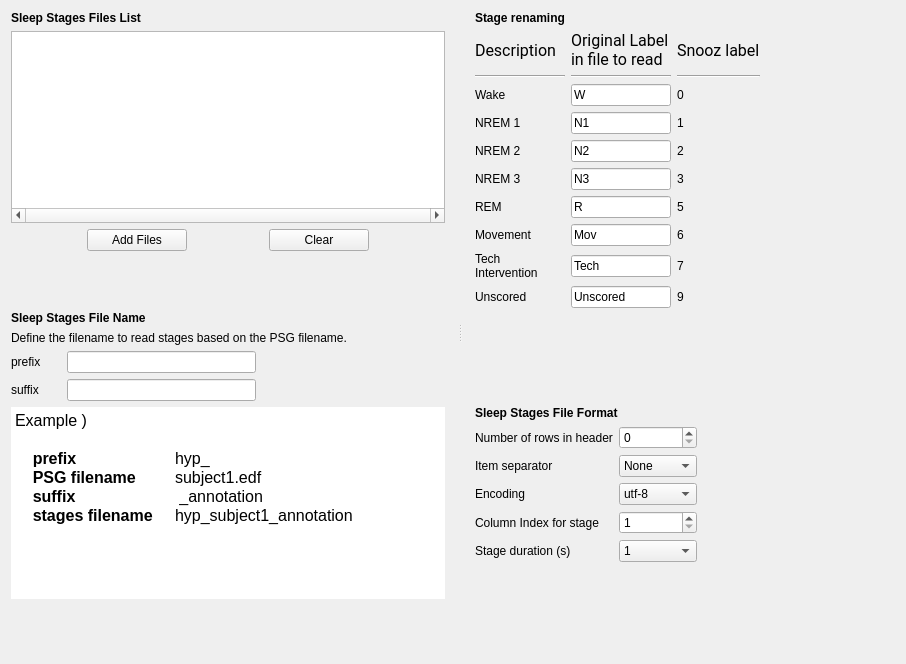
<?xml version="1.0" encoding="UTF-8"?>
<ui version="4.0">
 <class>SleepStagesImporterSettingsView</class>
 <widget class="QWidget" name="SleepStagesImporterSettingsView">
  <property name="geometry">
   <rect>
    <x>0</x>
    <y>0</y>
    <width>906</width>
    <height>664</height>
   </rect>
  </property>
  <property name="windowTitle">
   <string>Form</string>
  </property>
  <property name="styleSheet">
   <string notr="true">font: 12pt &quot;Roboto&quot;;</string>
  </property>
  <layout class="QHBoxLayout" name="horizontalLayout_2">
   <item>
    <widget class="QSplitter" name="splitter">
     <property name="orientation">
      <enum>Qt::Horizontal</enum>
     </property>
     <property name="handleWidth">
      <number>30</number>
     </property>
     <widget class="QWidget" name="layoutWidget">
      <layout class="QVBoxLayout" name="verticalLayout_5">
       <item>
        <layout class="QVBoxLayout" name="verticalLayout_3">
         <item>
          <widget class="QLabel" name="label_5">
           <property name="text">
            <string>&lt;html&gt;&lt;head/&gt;&lt;body&gt;&lt;p&gt;&lt;span style=&quot; font-weight:600;&quot;&gt;Sleep Stages Files List&lt;/span&gt;&lt;/p&gt;&lt;/body&gt;&lt;/html&gt;</string>
           </property>
          </widget>
         </item>
         <item>
          <widget class="QTableWidget" name="tableWidget_files">
           <property name="horizontalScrollBarPolicy">
            <enum>Qt::ScrollBarAlwaysOn</enum>
           </property>
           <property name="editTriggers">
            <set>QAbstractItemView::NoEditTriggers</set>
           </property>
          </widget>
         </item>
         <item>
          <layout class="QHBoxLayout" name="horizontalLayout">
           <item>
            <widget class="QPushButton" name="pushButton_choose">
             <property name="maximumSize">
              <size>
               <width>100</width>
               <height>16777215</height>
              </size>
             </property>
             <property name="text">
              <string>Add Files</string>
             </property>
            </widget>
           </item>
           <item>
            <widget class="QPushButton" name="pushButton_clear">
             <property name="maximumSize">
              <size>
               <width>100</width>
               <height>16777215</height>
              </size>
             </property>
             <property name="text">
              <string>Clear</string>
             </property>
            </widget>
           </item>
          </layout>
         </item>
        </layout>
       </item>
       <item>
        <spacer name="verticalSpacer_5">
         <property name="orientation">
          <enum>Qt::Vertical</enum>
         </property>
         <property name="sizeType">
          <enum>QSizePolicy::MinimumExpanding</enum>
         </property>
         <property name="sizeHint" stdset="0">
          <size>
           <width>250</width>
           <height>13</height>
          </size>
         </property>
        </spacer>
       </item>
       <item>
        <layout class="QVBoxLayout" name="verticalLayout">
         <item>
          <widget class="QLabel" name="label_16">
           <property name="text">
            <string>&lt;html&gt;&lt;head/&gt;&lt;body&gt;&lt;p&gt;&lt;span style=&quot; font-weight:600;&quot;&gt;Sleep Stages File Name&lt;/span&gt;&lt;/p&gt;&lt;/body&gt;&lt;/html&gt;</string>
           </property>
          </widget>
         </item>
         <item>
          <widget class="QLabel" name="label_17">
           <property name="text">
            <string>Define the filename to read stages based on the PSG filename.</string>
           </property>
          </widget>
         </item>
         <item>
          <layout class="QGridLayout" name="gridLayout_3">
           <item row="1" column="1">
            <widget class="QLineEdit" name="lineEdit_suffix">
             <property name="toolTip">
              <string>Optionally, define the suffix to append to the PSG filename to identify the stages filename.</string>
             </property>
            </widget>
           </item>
           <item row="0" column="0">
            <widget class="QLabel" name="label_18">
             <property name="minimumSize">
              <size>
               <width>50</width>
               <height>0</height>
              </size>
             </property>
             <property name="text">
              <string>prefix</string>
             </property>
            </widget>
           </item>
           <item row="0" column="1">
            <widget class="QLineEdit" name="lineEdit_prefix">
             <property name="toolTip">
              <string>Optionally, define the prefix to insert before the PSG filename to identify the stages filename.</string>
             </property>
            </widget>
           </item>
           <item row="1" column="0">
            <widget class="QLabel" name="label_19">
             <property name="text">
              <string>suffix</string>
             </property>
            </widget>
           </item>
           <item row="0" column="2">
            <spacer name="horizontalSpacer_3">
             <property name="orientation">
              <enum>Qt::Horizontal</enum>
             </property>
             <property name="sizeHint" stdset="0">
              <size>
               <width>40</width>
               <height>20</height>
              </size>
             </property>
            </spacer>
           </item>
          </layout>
         </item>
         <item>
          <widget class="QTextEdit" name="textEdit">
           <property name="frameShape">
            <enum>QFrame::NoFrame</enum>
           </property>
           <property name="readOnly">
            <bool>true</bool>
           </property>
           <property name="html">
            <string>&lt;!DOCTYPE HTML PUBLIC &quot;-//W3C//DTD HTML 4.0//EN&quot; &quot;http://www.w3.org/TR/REC-html40/strict.dtd&quot;&gt;
&lt;html&gt;&lt;head&gt;&lt;meta name=&quot;qrichtext&quot; content=&quot;1&quot; /&gt;&lt;style type=&quot;text/css&quot;&gt;
p, li { white-space: pre-wrap; }
&lt;/style&gt;&lt;/head&gt;&lt;body style=&quot; font-family:'Roboto'; font-size:12pt; font-weight:400; font-style:normal;&quot;&gt;
&lt;p style=&quot; margin-top:0px; margin-bottom:0px; margin-left:0px; margin-right:0px; -qt-block-indent:0; text-indent:0px;&quot;&gt;Example )&lt;/p&gt;
&lt;p style=&quot;-qt-paragraph-type:empty; margin-top:0px; margin-bottom:0px; margin-left:0px; margin-right:0px; -qt-block-indent:0; text-indent:0px;&quot;&gt;&lt;br /&gt;&lt;/p&gt;
&lt;p style=&quot; margin-top:0px; margin-bottom:0px; margin-left:0px; margin-right:0px; -qt-block-indent:0; text-indent:0px;&quot;&gt;    &lt;span style=&quot; font-weight:600;&quot;&gt;prefix		&lt;/span&gt;hyp_&lt;/p&gt;
&lt;p style=&quot; margin-top:0px; margin-bottom:0px; margin-left:0px; margin-right:0px; -qt-block-indent:0; text-indent:0px;&quot;&gt;    &lt;span style=&quot; font-weight:600;&quot;&gt;PSG filename	&lt;/span&gt;subject1.edf&lt;/p&gt;
&lt;p style=&quot; margin-top:0px; margin-bottom:0px; margin-left:0px; margin-right:0px; -qt-block-indent:0; text-indent:0px;&quot;&gt;    &lt;span style=&quot; font-weight:600;&quot;&gt;suffix		&lt;/span&gt; _annotation&lt;/p&gt;
&lt;p style=&quot; margin-top:0px; margin-bottom:0px; margin-left:0px; margin-right:0px; -qt-block-indent:0; text-indent:0px;&quot;&gt;    &lt;span style=&quot; font-weight:600;&quot;&gt;stages filename	&lt;/span&gt;hyp_subject1_annotation&lt;/p&gt;
&lt;p style=&quot;-qt-paragraph-type:empty; margin-top:0px; margin-bottom:0px; margin-left:0px; margin-right:0px; -qt-block-indent:0; text-indent:0px;&quot;&gt;&lt;br /&gt;&lt;/p&gt;&lt;/body&gt;&lt;/html&gt;</string>
           </property>
          </widget>
         </item>
        </layout>
       </item>
       <item>
        <spacer name="verticalSpacer">
         <property name="orientation">
          <enum>Qt::Vertical</enum>
         </property>
         <property name="sizeType">
          <enum>QSizePolicy::MinimumExpanding</enum>
         </property>
         <property name="sizeHint" stdset="0">
          <size>
           <width>20</width>
           <height>40</height>
          </size>
         </property>
        </spacer>
       </item>
      </layout>
     </widget>
     <widget class="QWidget" name="layoutWidget">
      <layout class="QVBoxLayout" name="verticalLayout_6">
       <item>
        <layout class="QVBoxLayout" name="verticalLayout_4">
         <item>
          <layout class="QVBoxLayout" name="verticalLayout_2">
           <item>
            <widget class="QLabel" name="label_4">
             <property name="text">
              <string>&lt;html&gt;&lt;head/&gt;&lt;body&gt;&lt;p&gt;&lt;span style=&quot; font-weight:600;&quot;&gt;Stage renaming&lt;/span&gt;&lt;/p&gt;&lt;/body&gt;&lt;/html&gt;</string>
             </property>
            </widget>
           </item>
           <item>
            <layout class="QGridLayout" name="gridLayout_2">
             <item row="5" column="1">
              <widget class="QLineEdit" name="lineEdit_ori_3">
               <property name="maximumSize">
                <size>
                 <width>100</width>
                 <height>16777215</height>
                </size>
               </property>
               <property name="text">
                <string>N3</string>
               </property>
              </widget>
             </item>
             <item row="7" column="3">
              <widget class="QLabel" name="label_10">
               <property name="text">
                <string>6</string>
               </property>
              </widget>
             </item>
             <item row="5" column="0">
              <widget class="QLabel" name="label_37">
               <property name="text">
                <string>NREM 3</string>
               </property>
              </widget>
             </item>
             <item row="6" column="1">
              <widget class="QLineEdit" name="lineEdit_ori_5">
               <property name="maximumSize">
                <size>
                 <width>100</width>
                 <height>16777215</height>
                </size>
               </property>
               <property name="text">
                <string>R</string>
               </property>
              </widget>
             </item>
             <item row="2" column="3">
              <widget class="QLabel" name="label_0">
               <property name="maximumSize">
                <size>
                 <width>80</width>
                 <height>16777215</height>
                </size>
               </property>
               <property name="text">
                <string>0</string>
               </property>
              </widget>
             </item>
             <item row="3" column="4">
              <spacer name="horizontalSpacer">
               <property name="orientation">
                <enum>Qt::Horizontal</enum>
               </property>
               <property name="sizeHint" stdset="0">
                <size>
                 <width>40</width>
                 <height>20</height>
                </size>
               </property>
              </spacer>
             </item>
             <item row="9" column="0">
              <widget class="QLabel" name="label_42">
               <property name="text">
                <string>Unscored</string>
               </property>
              </widget>
             </item>
             <item row="8" column="3">
              <widget class="QLabel" name="label_11">
               <property name="text">
                <string>7</string>
               </property>
              </widget>
             </item>
             <item row="4" column="3">
              <widget class="QLabel" name="label_6">
               <property name="text">
                <string>2</string>
               </property>
              </widget>
             </item>
             <item row="2" column="0">
              <widget class="QLabel" name="label_34">
               <property name="text">
                <string>Wake</string>
               </property>
              </widget>
             </item>
             <item row="9" column="1">
              <widget class="QLineEdit" name="lineEdit_ori_9">
               <property name="maximumSize">
                <size>
                 <width>100</width>
                 <height>16777215</height>
                </size>
               </property>
               <property name="text">
                <string>Unscored</string>
               </property>
              </widget>
             </item>
             <item row="1" column="0">
              <widget class="Line" name="line_2">
               <property name="orientation">
                <enum>Qt::Horizontal</enum>
               </property>
              </widget>
             </item>
             <item row="3" column="0">
              <widget class="QLabel" name="label_35">
               <property name="text">
                <string>NREM 1</string>
               </property>
              </widget>
             </item>
             <item row="0" column="0">
              <widget class="QLabel" name="label_9">
               <property name="font">
                <font>
                 <family>Roboto</family>
                 <pointsize>12</pointsize>
                 <weight>50</weight>
                 <italic>false</italic>
                 <bold>false</bold>
                </font>
               </property>
               <property name="text">
                <string>Description</string>
               </property>
               <property name="alignment">
                <set>Qt::AlignLeading|Qt::AlignLeft|Qt::AlignVCenter</set>
               </property>
              </widget>
             </item>
             <item row="0" column="1">
              <widget class="QLabel" name="label_43">
               <property name="maximumSize">
                <size>
                 <width>100</width>
                 <height>16777215</height>
                </size>
               </property>
               <property name="font">
                <font>
                 <family>Roboto</family>
                 <pointsize>12</pointsize>
                 <weight>50</weight>
                 <italic>false</italic>
                 <bold>false</bold>
                </font>
               </property>
               <property name="text">
                <string>Original Label
in file to read</string>
               </property>
              </widget>
             </item>
             <item row="8" column="1">
              <widget class="QLineEdit" name="lineEdit_ori_7">
               <property name="maximumSize">
                <size>
                 <width>100</width>
                 <height>16777215</height>
                </size>
               </property>
               <property name="toolTip">
                <string>Let the default label when not applicable.</string>
               </property>
               <property name="text">
                <string>Tech</string>
               </property>
              </widget>
             </item>
             <item row="7" column="1">
              <widget class="QLineEdit" name="lineEdit_ori_6">
               <property name="maximumSize">
                <size>
                 <width>100</width>
                 <height>16777215</height>
                </size>
               </property>
               <property name="toolTip">
                <string>Let the default label when not applicable.</string>
               </property>
               <property name="text">
                <string>Mov</string>
               </property>
              </widget>
             </item>
             <item row="7" column="0">
              <widget class="QLabel" name="label_40">
               <property name="text">
                <string>Movement</string>
               </property>
              </widget>
             </item>
             <item row="3" column="1">
              <widget class="QLineEdit" name="lineEdit_ori_1">
               <property name="maximumSize">
                <size>
                 <width>100</width>
                 <height>16777215</height>
                </size>
               </property>
               <property name="text">
                <string>N1</string>
               </property>
              </widget>
             </item>
             <item row="3" column="3">
              <widget class="QLabel" name="label_1">
               <property name="text">
                <string>1</string>
               </property>
              </widget>
             </item>
             <item row="5" column="3">
              <widget class="QLabel" name="label_7">
               <property name="text">
                <string>3</string>
               </property>
              </widget>
             </item>
             <item row="2" column="1">
              <widget class="QLineEdit" name="lineEdit_ori_0">
               <property name="maximumSize">
                <size>
                 <width>100</width>
                 <height>16777215</height>
                </size>
               </property>
               <property name="text">
                <string>W</string>
               </property>
              </widget>
             </item>
             <item row="4" column="1">
              <widget class="QLineEdit" name="lineEdit_ori_2">
               <property name="maximumSize">
                <size>
                 <width>100</width>
                 <height>16777215</height>
                </size>
               </property>
               <property name="text">
                <string>N2</string>
               </property>
              </widget>
             </item>
             <item row="0" column="3">
              <widget class="QLabel" name="label_46">
               <property name="font">
                <font>
                 <family>Roboto</family>
                 <pointsize>12</pointsize>
                 <weight>50</weight>
                 <italic>false</italic>
                 <bold>false</bold>
                </font>
               </property>
               <property name="text">
                <string>Snooz label</string>
               </property>
              </widget>
             </item>
             <item row="1" column="3">
              <widget class="Line" name="line_3">
               <property name="orientation">
                <enum>Qt::Horizontal</enum>
               </property>
              </widget>
             </item>
             <item row="9" column="3">
              <widget class="QLabel" name="label_12">
               <property name="text">
                <string>9</string>
               </property>
              </widget>
             </item>
             <item row="4" column="0">
              <widget class="QLabel" name="label_36">
               <property name="text">
                <string>NREM 2</string>
               </property>
              </widget>
             </item>
             <item row="8" column="0">
              <widget class="QLabel" name="label_41">
               <property name="minimumSize">
                <size>
                 <width>90</width>
                 <height>0</height>
                </size>
               </property>
               <property name="text">
                <string>Tech
Intervention</string>
               </property>
              </widget>
             </item>
             <item row="1" column="1">
              <widget class="Line" name="line">
               <property name="orientation">
                <enum>Qt::Horizontal</enum>
               </property>
              </widget>
             </item>
             <item row="6" column="3">
              <widget class="QLabel" name="label_8">
               <property name="text">
                <string>5</string>
               </property>
              </widget>
             </item>
             <item row="6" column="0">
              <widget class="QLabel" name="label_39">
               <property name="text">
                <string>REM</string>
               </property>
              </widget>
             </item>
            </layout>
           </item>
          </layout>
         </item>
        </layout>
       </item>
       <item>
        <spacer name="verticalSpacer_6">
         <property name="orientation">
          <enum>Qt::Vertical</enum>
         </property>
         <property name="sizeType">
          <enum>QSizePolicy::MinimumExpanding</enum>
         </property>
         <property name="sizeHint" stdset="0">
          <size>
           <width>250</width>
           <height>13</height>
          </size>
         </property>
        </spacer>
       </item>
       <item>
        <widget class="QLabel" name="label">
         <property name="text">
          <string>&lt;html&gt;&lt;head/&gt;&lt;body&gt;&lt;p&gt;&lt;span style=&quot; font-weight:600;&quot;&gt;Sleep Stages File Format&lt;/span&gt;&lt;/p&gt;&lt;/body&gt;&lt;/html&gt;</string>
         </property>
        </widget>
       </item>
       <item>
        <layout class="QGridLayout" name="gridLayout">
         <item row="4" column="1">
          <widget class="QComboBox" name="comboBox_stage_s">
           <property name="toolTip">
            <string>Define the duration (s) of the stage corresponding to one row in the sleep stages text file.</string>
           </property>
           <property name="currentText">
            <string>1</string>
           </property>
           <item>
            <property name="text">
             <string>1</string>
            </property>
           </item>
           <item>
            <property name="text">
             <string>2</string>
            </property>
           </item>
           <item>
            <property name="text">
             <string>3</string>
            </property>
           </item>
           <item>
            <property name="text">
             <string>5</string>
            </property>
           </item>
           <item>
            <property name="text">
             <string>6</string>
            </property>
           </item>
           <item>
            <property name="text">
             <string>10</string>
            </property>
           </item>
           <item>
            <property name="text">
             <string>15</string>
            </property>
           </item>
           <item>
            <property name="text">
             <string>30</string>
            </property>
           </item>
          </widget>
         </item>
         <item row="2" column="1">
          <widget class="QComboBox" name="comboBox_encoding">
           <property name="toolTip">
            <string>Define the sleep stage file encoding. You can open in Notepad++ to find out.</string>
           </property>
           <item>
            <property name="text">
             <string>utf-8</string>
            </property>
           </item>
           <item>
            <property name="text">
             <string>latin-1</string>
            </property>
           </item>
           <item>
            <property name="text">
             <string>utf-16</string>
            </property>
           </item>
           <item>
            <property name="text">
             <string>utf-32</string>
            </property>
           </item>
           <item>
            <property name="text">
             <string>iso-8859</string>
            </property>
           </item>
           <item>
            <property name="text">
             <string>ascii</string>
            </property>
           </item>
          </widget>
         </item>
         <item row="3" column="1">
          <widget class="QSpinBox" name="spinBox_colstage">
           <property name="toolTip">
            <string>Define the column index to extract the stage labels. 1 means the first column.</string>
           </property>
           <property name="minimum">
            <number>1</number>
           </property>
          </widget>
         </item>
         <item row="1" column="0">
          <widget class="QLabel" name="label_2">
           <property name="text">
            <string>Item separator</string>
           </property>
          </widget>
         </item>
         <item row="0" column="0">
          <widget class="QLabel" name="label_3">
           <property name="text">
            <string>Number of rows in header</string>
           </property>
          </widget>
         </item>
         <item row="1" column="1">
          <widget class="QComboBox" name="comboBox_sep">
           <property name="toolTip">
            <string>Delimiter character or pattern for the sleep stages file.
Set to None if unknown, and the engine will detect it.
Open the file in a text editor to see the separator.</string>
           </property>
           <item>
            <property name="text">
             <string>None</string>
            </property>
           </item>
           <item>
            <property name="text">
             <string>\t</string>
            </property>
           </item>
           <item>
            <property name="text">
             <string>;</string>
            </property>
           </item>
           <item>
            <property name="text">
             <string>,</string>
            </property>
           </item>
           <item>
            <property name="text">
             <string>\r</string>
            </property>
           </item>
          </widget>
         </item>
         <item row="3" column="0">
          <widget class="QLabel" name="label_14">
           <property name="text">
            <string>Column Index for stage</string>
           </property>
          </widget>
         </item>
         <item row="0" column="1">
          <widget class="QSpinBox" name="spinBox_n_rows">
           <property name="toolTip">
            <string>Number of rows to skip before reading the sleep stages.</string>
           </property>
          </widget>
         </item>
         <item row="4" column="0">
          <widget class="QLabel" name="label_15">
           <property name="text">
            <string>Stage duration (s)</string>
           </property>
          </widget>
         </item>
         <item row="2" column="0">
          <widget class="QLabel" name="label_13">
           <property name="text">
            <string>Encoding</string>
           </property>
          </widget>
         </item>
         <item row="2" column="2">
          <spacer name="horizontalSpacer_2">
           <property name="orientation">
            <enum>Qt::Horizontal</enum>
           </property>
           <property name="sizeHint" stdset="0">
            <size>
             <width>40</width>
             <height>20</height>
            </size>
           </property>
          </spacer>
         </item>
        </layout>
       </item>
       <item>
        <spacer name="verticalSpacer_2">
         <property name="orientation">
          <enum>Qt::Vertical</enum>
         </property>
         <property name="sizeHint" stdset="0">
          <size>
           <width>20</width>
           <height>40</height>
          </size>
         </property>
        </spacer>
       </item>
      </layout>
     </widget>
    </widget>
   </item>
  </layout>
 </widget>
 <resources>
  <include location="../../../../scinodes_poc/src/main/python/ui/themes/themes.qrc"/>
 </resources>
 <connections>
  <connection>
   <sender>pushButton_choose</sender>
   <signal>clicked()</signal>
   <receiver>SleepStagesImporterSettingsView</receiver>
   <slot>choose_slot()</slot>
   <hints>
    <hint type="sourcelabel">
     <x>76</x>
     <y>264</y>
    </hint>
    <hint type="destinationlabel">
     <x>172</x>
     <y>165</y>
    </hint>
   </hints>
  </connection>
  <connection>
   <sender>pushButton_clear</sender>
   <signal>clicked()</signal>
   <receiver>SleepStagesImporterSettingsView</receiver>
   <slot>clear_slot()</slot>
   <hints>
    <hint type="sourcelabel">
     <x>198</x>
     <y>264</y>
    </hint>
    <hint type="destinationlabel">
     <x>172</x>
     <y>165</y>
    </hint>
   </hints>
  </connection>
 </connections>
 <slots>
  <slot>clear_slot()</slot>
  <slot>choose_slot()</slot>
 </slots>
</ui>
